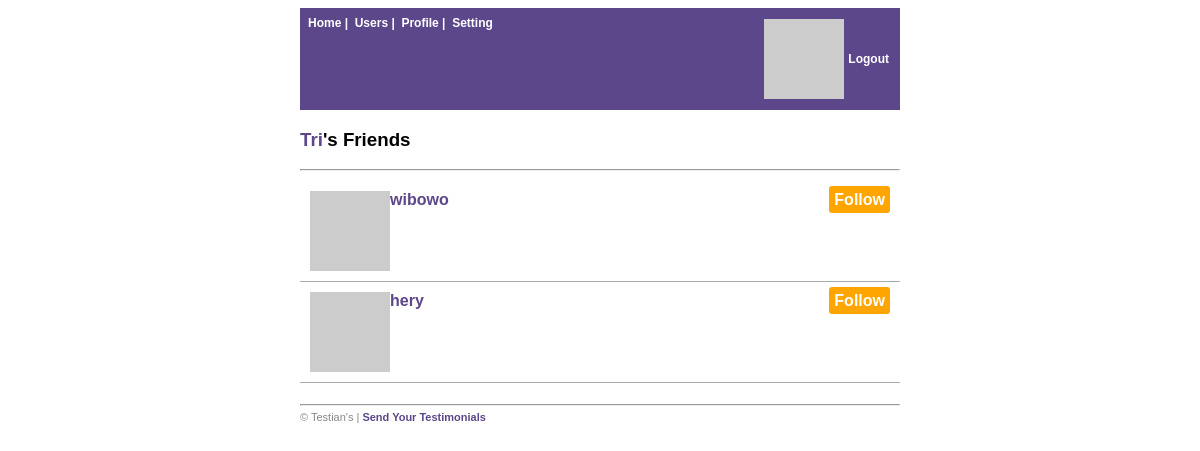
Screenshot of /friend.php?id=2 with the database file from the repository.
### tables this page shows
CREATE TABLE IF NOT EXISTS `users` (
  `uid` int(11) NOT NULL AUTO_INCREMENT,
  `fullname` varchar(100) DEFAULT NULL,
  `birth` date NOT NULL,
  `password` varchar(60) DEFAULT NULL,
  `email` varchar(60) DEFAULT NULL,
  `cover_img` varchar(500) DEFAULT NULL,
  `gender` enum('pria','wanita') NOT NULL,
  `religion` enum('islam','katolik','protestan','hindu','budha') NOT NULL,
  `status` enum('lajang','pacaran','menikah','lain-lain') NOT NULL,
  `address` text NOT NULL,
  `activity` text NOT NULL,
  `hobby` text NOT NULL,
  `photo_profil` varchar(100) NOT NULL,
  PRIMARY KEY (`uid`)
);

### session.php (called while the page is built, shortened)
<?php
$uid=$_SESSION["id"];
?>

### load_friends.php (the view, shortened to what this page needs)
<?php
if(isSet($last_fid))
{
$last_fid=$last_fid;
$loadmore="and fid<'$last_fid'";
}
else
{
$loadmore='';
}
$result=mysql_query("select * from follow_user where uid_fk=$profile_uid $loadmore order by fid desc LIMIT 10");
$row=mysql_num_rows($result);
if($row==0)
{
echo "<br/><div>No Friends</div>";
}
else
{
while($friends=mysql_fetch_row($result))
{
$friend_id=$friends[2];
$data_result=mysql_query("select * from users where uid=$friend_id");
while($row=mysql_fetch_row($data_result))
{
$userid=$row[0];
$lowercase = strtolower($row[3]);
$image = md5($lowercase);
echo "<div class='userlist'>";
echo "<div class='userlist_img'><img src='http://www.gravatar.com/avatar/$image?s=50'/></div>";
echo "<div><div style='float:right;'>";
if($uid==$userid)
{
echo "<div>You !</div>";
}
else
{
$f_command="select * from follow_user WHERE uid_fk='$uid' and following_uid='$userid' ";
$user_sql=mysql_query($f_command);
$count=mysql_num_rows($user_sql);
if($count==0)
{
echo "<div id='follow$userid'><a href='' class='follow' id='$userid'><span class='follow_btn'> Follow </span></a></div>";
}
else
{
echo "<div id='follow$userid' style='display:none'><a href='' class='follow' id='$userid'><span class='follow_btn'> Follow </span></a></div>";
echo"<div id='remove$userid'><a href='' class='remove' id='$userid'><span class='following_btn'> Following </span></a></div>";
}
}
echo "</div>";
echo "<div class='userlist_body'><a href='profile.php?id=$userid'><b>$row[1]</b></a></div>";
echo "</div></div>";
}
}
}
?>

### friend.php (shortened to what this page needs)
<?php
include ("session.php");
if(isset($_GET["id"]))
{
$profile_uid=$_GET["id"];
}
?>
<!DOCTYPE html PUBLIC "-//W3C//DTD HTML 4.01 Transitional//EN" "http://www.w3.org/TR/html4/loose.dtd">
<html>
<head>
<link href="css/wtfdiary.css" rel="stylesheet" type="text/css" />
</head>
<?php
$sql="select * from users WHERE uid= '$profile_uid' ";
$result=mysql_query($sql);
$exist=mysql_num_rows($result);
if($exist==0)
{
echo "</title>";
echo "<body>";
echo "<div>Sorry this Profile doesn't Exist</div>";
echo "</body>";
echo "</html>";
}
else
{
$user_info=mysql_fetch_row($result);
$fullname=ucwords($user_info[1]);
?>
<body>
<div id="container">
<?php include ("includes/nav_bar.php");?>
<div><h3><a href="profile.php?id=<?php echo $profile_uid;?>"><?php echo "$fullname";?></a>'s Friends</h3></div><hr/>
<div id="content">
<?php include("load_friends.php");?>
</div>
<div class="info">
<hr></hr>
<div style='margin-top:5px;'>&copy; Testian's | <b><a href='#'>Send Your Testimonials</a></div>
</div>
</div>
</body>
</html>
<?php
}
?>

### css/wtfdiary.css (style rules this page uses)
body { font-family:Arial, Helvetica, sans-serif; font-family:12px; }
a { color:#5d478b; text-decoration:none; }
#container { margin:0 auto; width:600px; }
#content { margin-top:10px; }
.info { font-size:11px; color:#888888; padding-top:15px; padding-bottom:15px; }
.userlist { padding:10px; border-bottom:solid 1px #aaaaaa; overflow:auto; width:580px; }
.userlist_img { float:left; }
.userlist_body { margin-left:60px; }
.follow_btn { cursor:pointer; padding:5px; color:#ffffff; font-weight:bold; background-color: orange; -moz-border-radius: 3px;-webkit-border-radius: 3px;border-radius: 3px; }

### rows the page displays
users: fullname "Tri"
users: fullname "wibowo"
users: fullname "hery"
